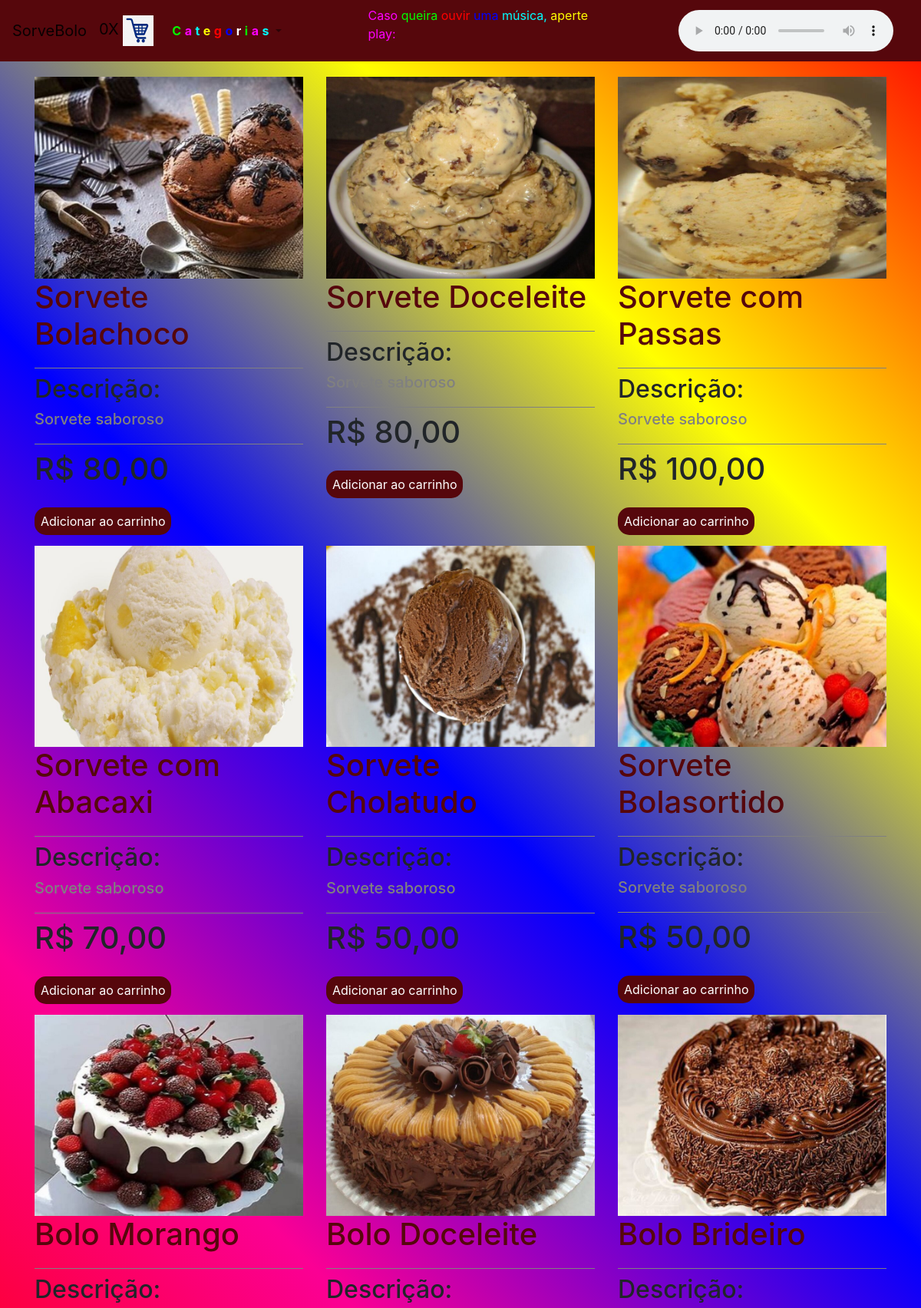
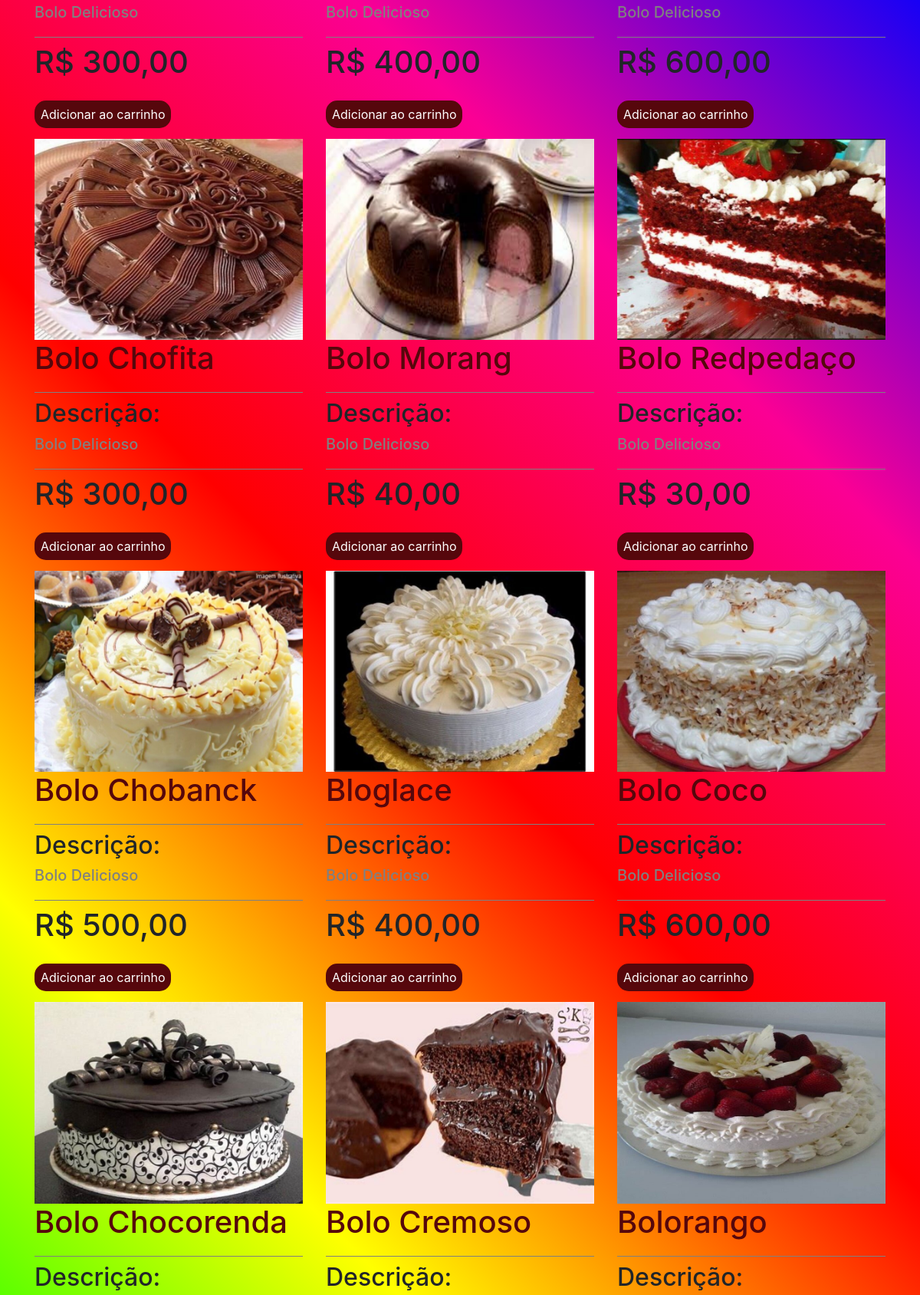
The page / (upper part) on the database its author committed (2 pictures, top to bottom).
### produto/models.py (models this page shows, shortened)
class Produto(models.Model):
    nome_produto = models.CharField(max_length=500)
    img = models.ImageField(upload_to='post_img')
    categoria = models.ForeignKey(Categoria, on_delete=models.CASCADE)
    preco = models.FloatField()
    descricao = models.TextField()
    ingredientes = models.CharField(max_length=2000)
    adicionais = models.ManyToManyField(Adicional, blank=True)
    ativo = models.BooleanField(default=True)

### produto/views.py (the view)
# urls.py: 2. Add a URL to urlpatterns:  path('', views.home, name='home')
def home(request):
    if not request.session.get('carrinho'):
        request.session['carrinho'] = []
        request.session.save()
    produtos = Produto.objects.all()
    categorias = Categoria.objects.all()
    return render(request, 'home.html', {'produtos': produtos,
                                          'carrinho': len(request.session['carrinho']),
                                          'categorias': categorias})

### produto/models.py (called while the page is built)
    def __str__(self):
        return self.categoria

### produto/templates/home.html
{%extends 'base.html'%}
{% block 'conteudo'%}
<div class="container">
    <div class="row">
    {% for produto in produtos %}
        {% if produto.ativo %}
        <div class="col-sm">
        <div class="cont">
            <img style="width: 350px; margin-top: 20px;" src="/media/{{produto.img}}">
        </div>
        <h1 style="width: 350px;" class="nome titulo bordaBottom">{{produto.nome_produto}}</h1>
        <h2 class="rosa">Descrição:</h2>
        <h5 style="width: 350px; color: gray;" class="descricao bordaBottom">{{produto.descricao}}</h5>
        <h1 class="rosa">R$ {{produto.preco}}0</h1>
        <br>
        <a style="margin-top: 20px;" href="{% url 'produto' produto.id%}" class="botao">Adicionar ao carrinho</a>
        <br>
    </div>
    {% endif %}
    {% endfor %}
    </div>
</div>
{%endblock%}

### templates/base.html (shortened to what this page needs)
{% load static %}
<!doctype html>
<html lang="pt-br">
  <head>
    <link rel="stylesheet" href="https://cdn.jsdelivr.net/npm/bootstrap@4.6.0/dist/css/bootstrap.min.css" >
    <link rel="stylesheet" href="{% static 'produto/css/css.css' %}" >
    </head>
    <body>
    <div class="water-drop-container" id="water-drop-container"></div>
    </body>
  </head>
  <body>
    <nav class="navbar navbar-expand-lg navbar-light corBorda">
        <a class="navbar-brand" href="{% url 'home'%}">SorveBolo</a>
        <a class="navbar-brand" href="{% url 'ver_carrinho' %}">
          {{carrinho}}X
          <img src="{% static 'produto/img/carrinhofundotransparente.jpg' %}" alt="Carrinho" width="40" height="40">
      </a>
        <div class="collapse navbar-collapse" id="navbarNavDropdown">
    <ul class="navbar-nav">
        <li class="nav-item dropdown">
            <a class="nav-link dropdown-toggle" href="#" id="navbarDropdownMenuLink" role="button" data-toggle="dropdown" aria-haspopup="true" aria-expanded="false">
                <span id="categorias">
                    <span style="color: #00ff00; font-weight: bold;">C</span>
                    <span style="color: #ff00ff; font-weight: bold;">a</span>
                    <span style="color: #00ffff; font-weight: bold;">t</span>
                    <span style="color: #ffff00; font-weight: bold;">e</span>
                    <span style="color: #ff0000; font-weight: bold;">g</span>
                    <span style="color: #0000ff; font-weight: bold;">o</span>
                    <span style="color: #ffffff; font-weight: bold;">r</span>
                    <span style="color: #00ff00; font-weight: bold;">i</span>
                    <span style="color: #ff00ff; font-weight: bold;">a</span>
                    <span style="color: #00ffff; font-weight: bold;">s</span>
                </span>
            </a>
        </li>
    </ul>
</div>
            <p style="margin-bottom: 10px; margin-right: 100px;">&nbsp;</p>
<p style="margin-right: 100px;">
    <span style="color: #ff00ff;">Caso</span>
    <span style="color: #00ff00;">queira</span>
    <span style="color: #ff0000;">ouvir</span>
    <span style="color: #0000ff;">uma</span>
    <span style="color: #00ffff;">música,</span>
    <span style="color: #ffff00;">aperte</span>
    <span style="color: #ff00ff;">play:</span>
</p>
    <audio controls style="float: right; margin-right: 20px;">
      <source src="/media/music/Piano Sonata.mp3" type="audio/mpeg">
    </audio>
  </nav>
  {% block 'conteudo' %}
  {% endblock %}
  <br>
  <br>
  <br>
  </body>
  </html>

### templates/static/produto/css/css.css (style rules this page uses)
.corBorda { background-color: #56070c; }
.bordaBottom { border-bottom: 1px solid gray; padding-bottom: 20px; }
.botao { background-color: #56070c; color: white; padding: 8px; border-radius: 15px; transition: 0.2s; }
body { background-color: #FAF9F9; }
.titulo { color: #56070c; }
.cont { overflow:auto; width: 350px; }
.cont img { max-width: 100%; -moz-transition: all 2s; -webkit-transition: all 2s; transition: all 2s; }

### templates/base.html (style rules this page uses)
body { background: linear-gradient(45deg, #fb0094, #0000ff, #00ff00, #ffff00, #ff0000, #fb0094, #0000ff, #ffff00, #ff0000); margin: 0; padding: 0; }
.water-drop-container { position: fixed; top: 0; left: 0; width: 100%; height: 100%; pointer-events: none; z-index: 9999; }
.navbar-brand img { animation: shake 0.5s ease-in-out infinite; }
#categorias span { animation: blink 1s infinite; }

### rows shown on the page
Produto: img (picture), nome_produto "Sorvete Bolachoco", descricao "Sorvete saboroso"
Produto: img (picture), nome_produto "Sorvete Doceleite", descricao "Sorvete saboroso", preco "80,0"
Produto: img (picture), nome_produto "Sorvete com Passas", descricao "Sorvete saboroso", preco "100,0"
Produto: img (picture), nome_produto "Sorvete com Abacaxi", descricao "Sorvete saboroso", preco "70,0"
Produto: img (picture), nome_produto "Sorvete Cholatudo", descricao "Sorvete saboroso", preco "50,0"
Produto: img (picture), nome_produto "Sorvete Bolasortido", descricao "Sorvete saboroso", preco "50,0"
Produto: img (picture), nome_produto "Bolo Morango", descricao "Bolo Delicioso", preco "300,0"
Produto: img (picture), nome_produto "Bolo Doceleite", descricao "Bolo Delicioso", preco "400,0"
Produto: img (picture), nome_produto "Bolo Brideiro", descricao "Bolo Delicioso", preco "600,0"
Produto: img (picture), nome_produto "Bolo Chofita", descricao "Bolo Delicioso", preco "300,0"
Produto: img (picture), nome_produto "Bolo Morang", descricao "Bolo Delicioso", preco "40,0"
Produto: img (picture), nome_produto "Bolo Redpedaço", descricao "Bolo Delicioso", preco "30,0"
Produto: img (picture), nome_produto "Bolo Chobanck", descricao "Bolo Delicioso", preco "500,0"
Produto: img (picture), nome_produto "Bloglace", descricao "Bolo Delicioso", preco "400,0"
Produto: img (picture), nome_produto "Bolo Coco", descricao "Bolo Delicioso", preco "600,0"
Produto: img (picture), nome_produto "Bolo Chocorenda"
Produto: img (picture), nome_produto "Bolo Cremoso"
Produto: img (picture), nome_produto "Bolorango"

### other values the page prints
{{ carrinho }} "0"
